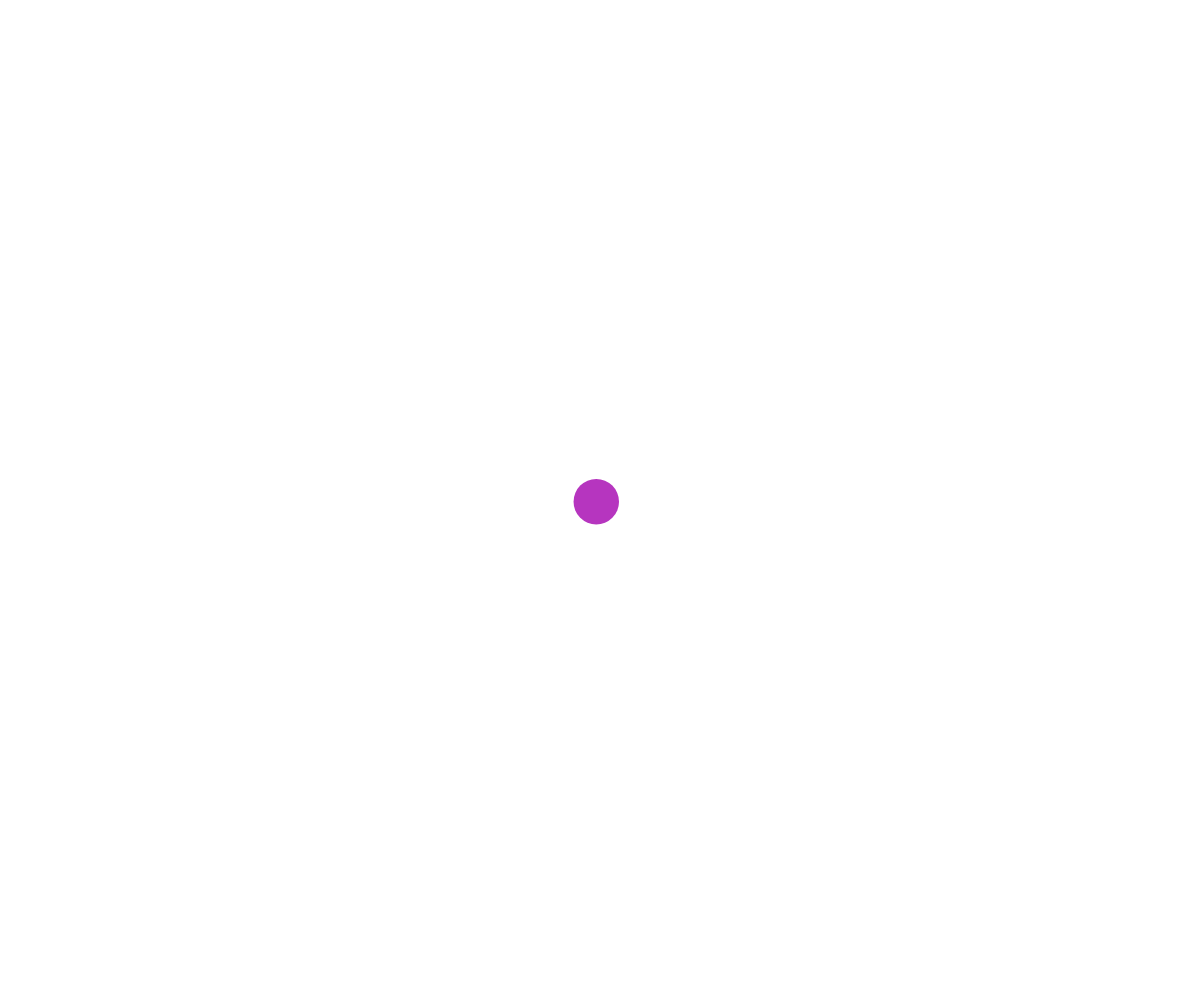
Frame 1 (no input)
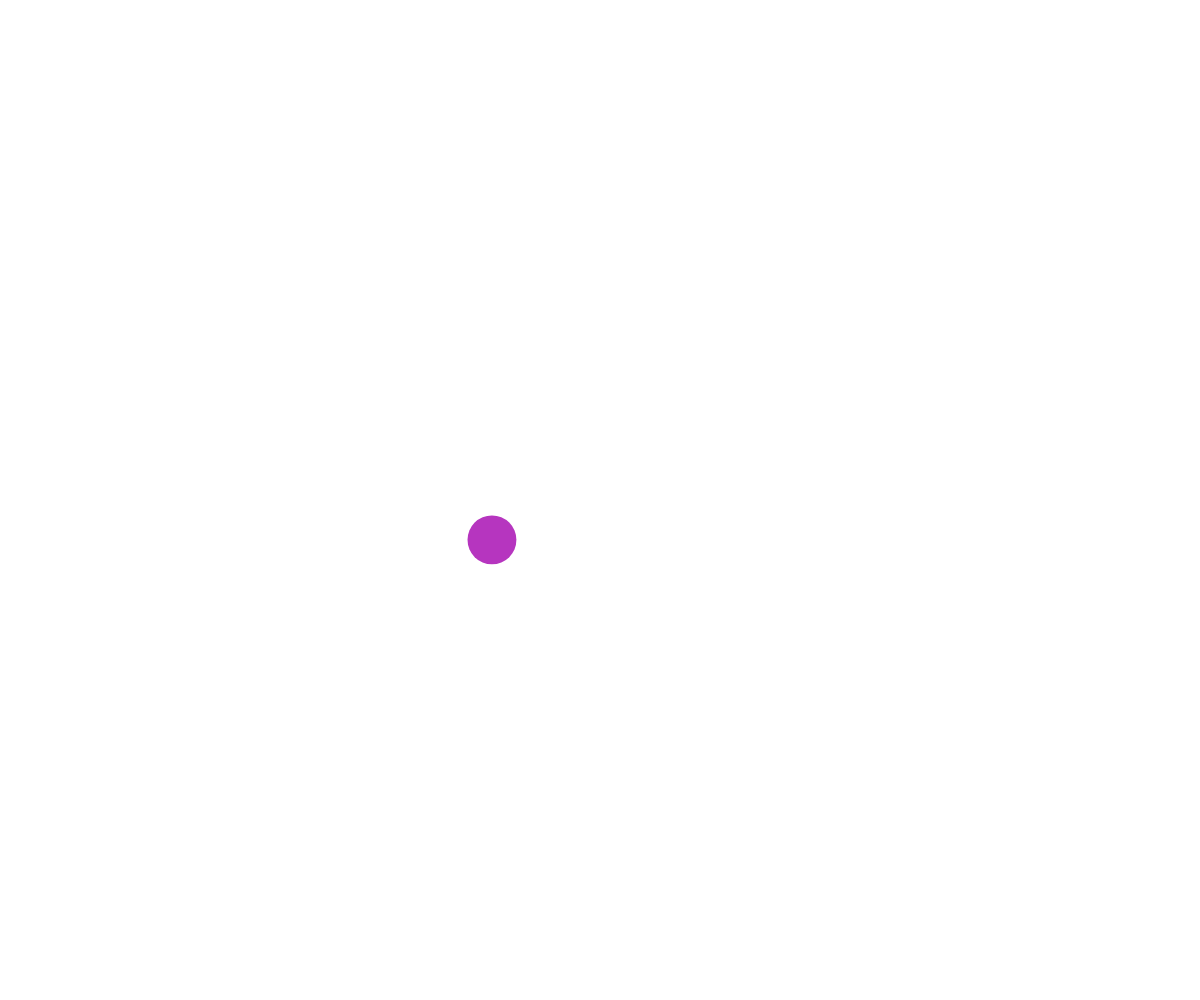
Frame 60 (no input)
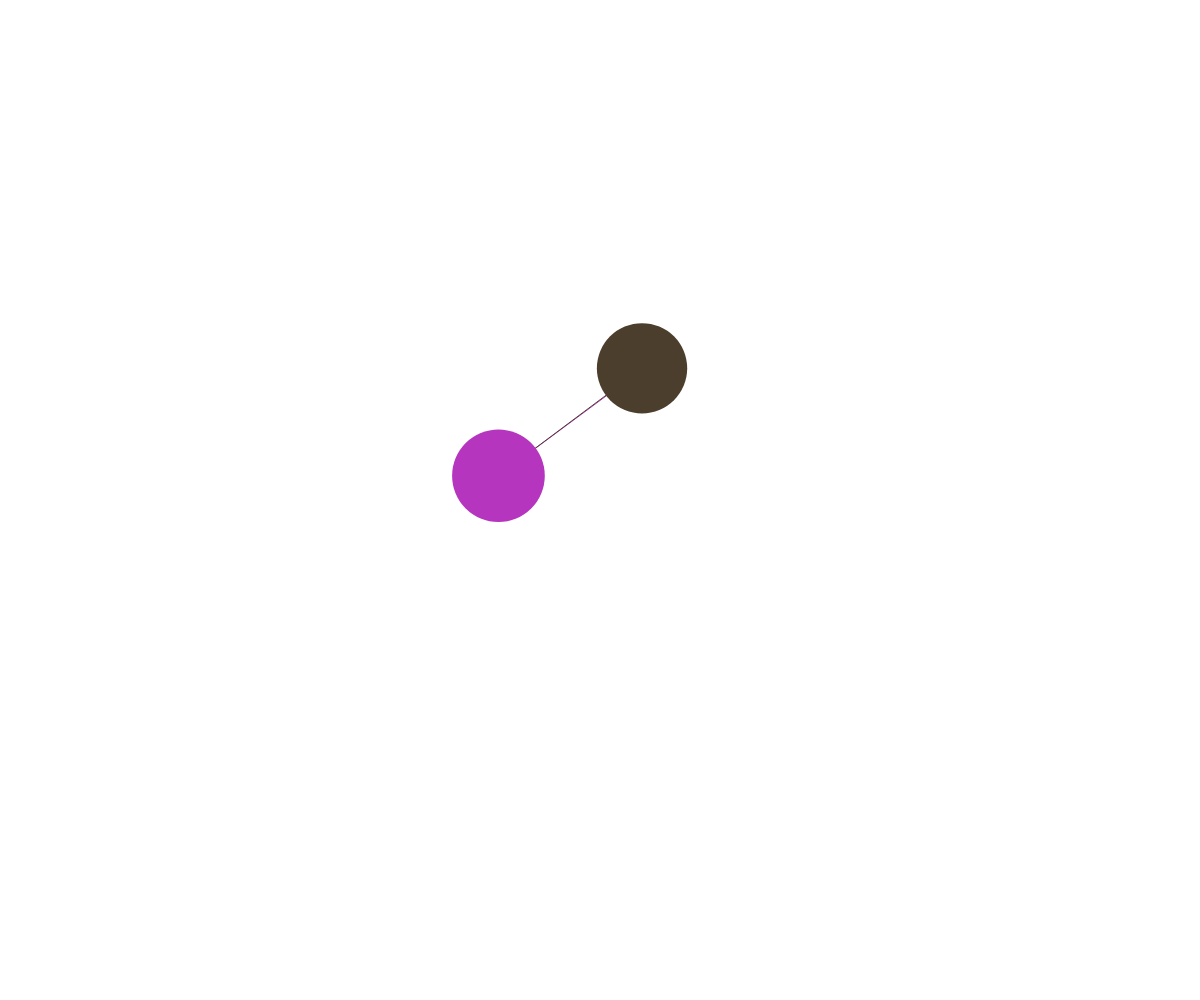
Frame 120 (the mouse pressed at the canvas centre since frame 60)

The p5.js sketch that drew these frames (run headless with seeded random() and noise() and a simulated clock; from frame 60 on, the mouse is pressed at the canvas centre):

// p5.js sketch
// ── sketch.js
// Nodes Perlin Noise
// Labeeb Farooqi
// November 20, 2024

let points = [];

function setup() {
  createCanvas(windowWidth, windowHeight);
  let somePoint = new MovingPoint(width/2, height/2);
  points.push(somePoint);
}

function draw() {
  background(255);

  for (let point of points) {
    point.update();
    point.connectTo(points);
  }
  for (let point of points) {
    point.display();
  }
}

function mousePressed() {
  let somePoint = new MovingPoint(mouseX, mouseY);
  points.push(somePoint);
}

class MovingPoint {
  constructor(x, y) {
    this.x = x;
    this.y = y;
    this.speed = 5;
    this.radius = 15;
    this.color = color(random(255), random(255), random(255));
    this.xTime = random(1000);
    this.yTime = random(1000);
    this.deltaTime = 0.01;
    this.reach = 1000;
    this.maxRadius = 50;
    this.minRadius = 15;
  }


  display() {
    noStroke();
    fill(this.color);
    circle(this.x, this.y, this.radius * 2);
  }

  update() {
    this.move();
    this.wrapAroundScreen();
    this.adjustSizeWithMouse();
  }

  connectTo(pointsArray) {
    for (let otherPoint of pointsArray) {
      //avoid drawing line to self
      if (this !== otherPoint) {
        let pointDistance = dist(this.x, this.y, otherPoint.x, otherPoint.y)
        if (pointDistance < this.reach) {
          stroke(this.color);
          line(this.x, this.y, otherPoint.x, otherPoint.y);
        }
      }
    }
  }

  adjustSizeWithMouse() {
    let mouseDistance = dist(this.x, this.y, mouseX, mouseY);
    if (mouseDistance < this.reach) {
      let theSize = map(mouseDistance, 0, this.reach, this.maxRadius, this.minRadius);
      this.radius = theSize;
    }
    else {
      this.radius = this.minRadius;
    }
  }

  move() {
    //pick random
    let dx = noise(this.xTime);
    let dy = noise(this.yTime);

    //scale to the movement speed
    this.dx = map(dx, 0, 1, -this.speed, this.speed);
    this.dy = map(dy, 0, 1, -this.speed, this.speed);

    //move point
    this.x += this.dx;
    this.y += this.dy;

    this.xTime += this.deltaTime;
    this.yTime += this.deltaTime;
  }

  wrapAroundScreen() {
    //wrap around screen if you fall off
    if (this.x < 0) {
      //fell of the left side
      this.x += width;
    }
    if (this.x > width) {
      //fell off right side
      this.x -= width;
    }
    if (this.y < 0) {
      //fell off the top
      this.y += height;
    }
    if (this.y > height) {
      //fell off bottom
      this.y -= height;
    }
  }

}
